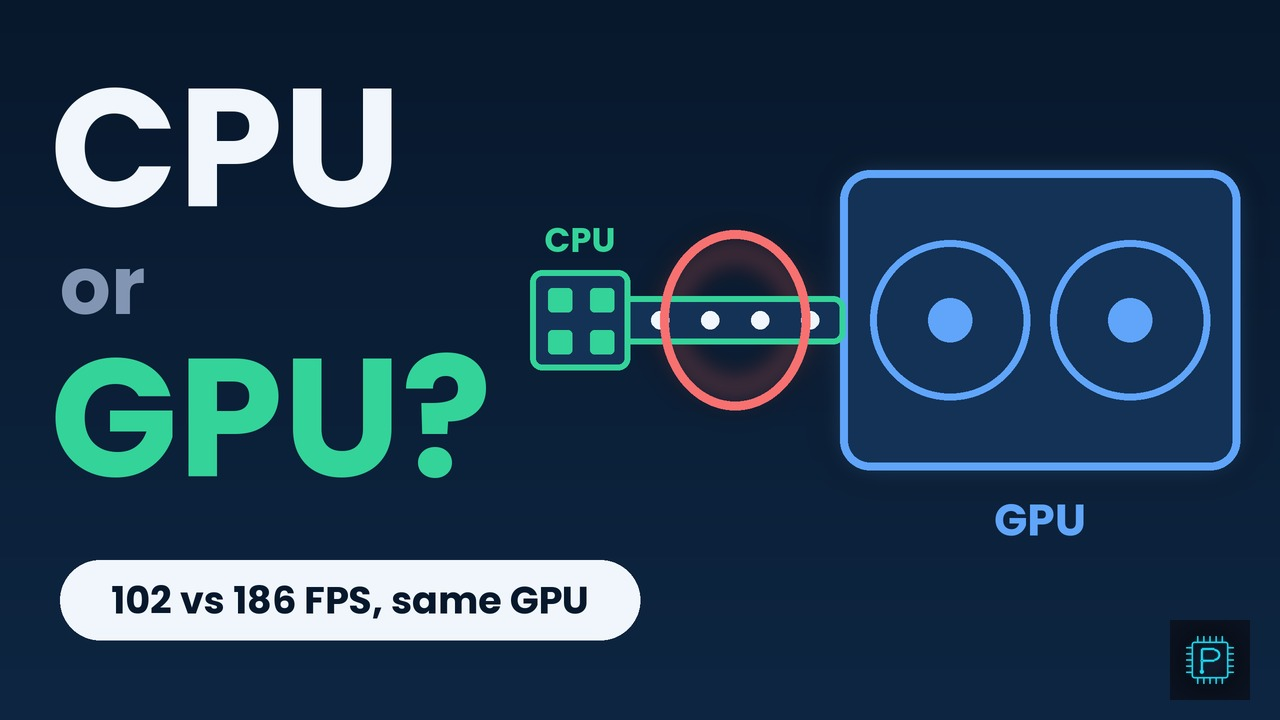

This figure's Python source:
"""Thumbnail for video 09: a small CPU chip choking a big graphics card through a narrow pipe, ocean palette."""
import os
HERE = os.path.dirname(os.path.abspath(__file__))
ROOT = os.path.abspath(os.path.join(HERE, "../.."))
from PIL import Image, ImageDraw, ImageFilter, ImageFont

W, H, K = 1280, 720, 2
TOP = (8, 24, 44); BOT = (14, 38, 66); PANEL = (20, 50, 86); BLUE = (96, 165, 250); EMER = (52, 211, 153)
WHITE = (240, 246, 252); RED = (248, 113, 113); MUTED = (130, 150, 180)
GF = "/usr/share/fonts/truetype/google-fonts/"
w, h = W * K, H * K
img = Image.new("RGBA", (w, h), TOP + (255,))
d = ImageDraw.Draw(img)
for gy in range(h):
    f = gy / h
    d.line([(0, gy), (w, gy)], fill=tuple(int(TOP[i] + (BOT[i] - TOP[i]) * f) for i in range(3)) + (255,))

def S(*v):
    return [p * K for p in v]

# glow layer
gl = Image.new("RGBA", (w, h), (0, 0, 0, 0))
g = ImageDraw.Draw(gl)
g.rounded_rectangle(S(840, 170, 1240, 470), radius=30 * K, outline=BLUE + (160,), width=24 * K)
g.ellipse(S(660, 240, 810, 400), outline=RED + (200,), width=22 * K)
img.alpha_composite(gl.filter(ImageFilter.GaussianBlur(16 * K)))
d = ImageDraw.Draw(img)

# GPU card
d.rounded_rectangle(S(840, 170, 1240, 470), radius=30 * K, fill=PANEL, outline=BLUE, width=8 * K)
for cx in (950, 1130):
    d.ellipse(S(cx - 80, 240, cx + 80, 400), outline=BLUE, width=7 * K)
    d.ellipse(S(cx - 22, 298, cx + 22, 342), fill=BLUE)
d.text((1040 * K, 520 * K), "GPU", font=ImageFont.truetype(GF + "Poppins-Bold.ttf", 44 * K), fill=BLUE, anchor="mm")
# narrow pipe into the card
d.rounded_rectangle(S(620, 296, 845, 344), radius=12 * K, fill=PANEL, outline=EMER, width=6 * K)
for px in (660, 710, 760, 810):
    d.ellipse(S(px - 9, 311, px + 9, 329), fill=WHITE)
d.ellipse(S(660, 230, 810, 410), outline=RED, width=9 * K)
# small CPU chip
d.rounded_rectangle(S(530, 270, 630, 370), radius=12 * K, fill=PANEL, outline=EMER, width=6 * K)
for i in range(2):
    for j in range(2):
        d.rounded_rectangle(S(548 + i * 42, 288 + j * 42, 572 + i * 42, 312 + j * 42), radius=4 * K, fill=EMER)
d.text((580 * K, 240 * K), "CPU", font=ImageFont.truetype(GF + "Poppins-Bold.ttf", 34 * K), fill=EMER, anchor="mm")

big = ImageFont.truetype(GF + "Poppins-Bold.ttf", 168 * K)
d.text((50 * K, 30 * K), "CPU", font=big, fill=WHITE)
d.text((60 * K, 230 * K), "or", font=ImageFont.truetype(GF + "Poppins-Bold.ttf", 80 * K), fill=MUTED)
d.text((50 * K, 300 * K), "GPU?", font=big, fill=EMER)
d.rounded_rectangle(S(60, 560, 640, 640), radius=40 * K, fill=WHITE)
d.text((350 * K, 600 * K), "102 vs 186 FPS, same GPU", font=ImageFont.truetype(GF + "Poppins-Bold.ttf", 38 * K), fill=TOP, anchor="mm")
logo = Image.open(os.path.join(ROOT, "brand/plainly-silicon-logo.png")).convert("RGBA").resize((80 * K, 80 * K))
img.alpha_composite(logo, (1170 * K, 620 * K))
img.convert("RGB").resize((W, H), Image.LANCZOS).save(os.path.join(HERE, "thumbnail.jpg"), quality=92)
print("ok")
